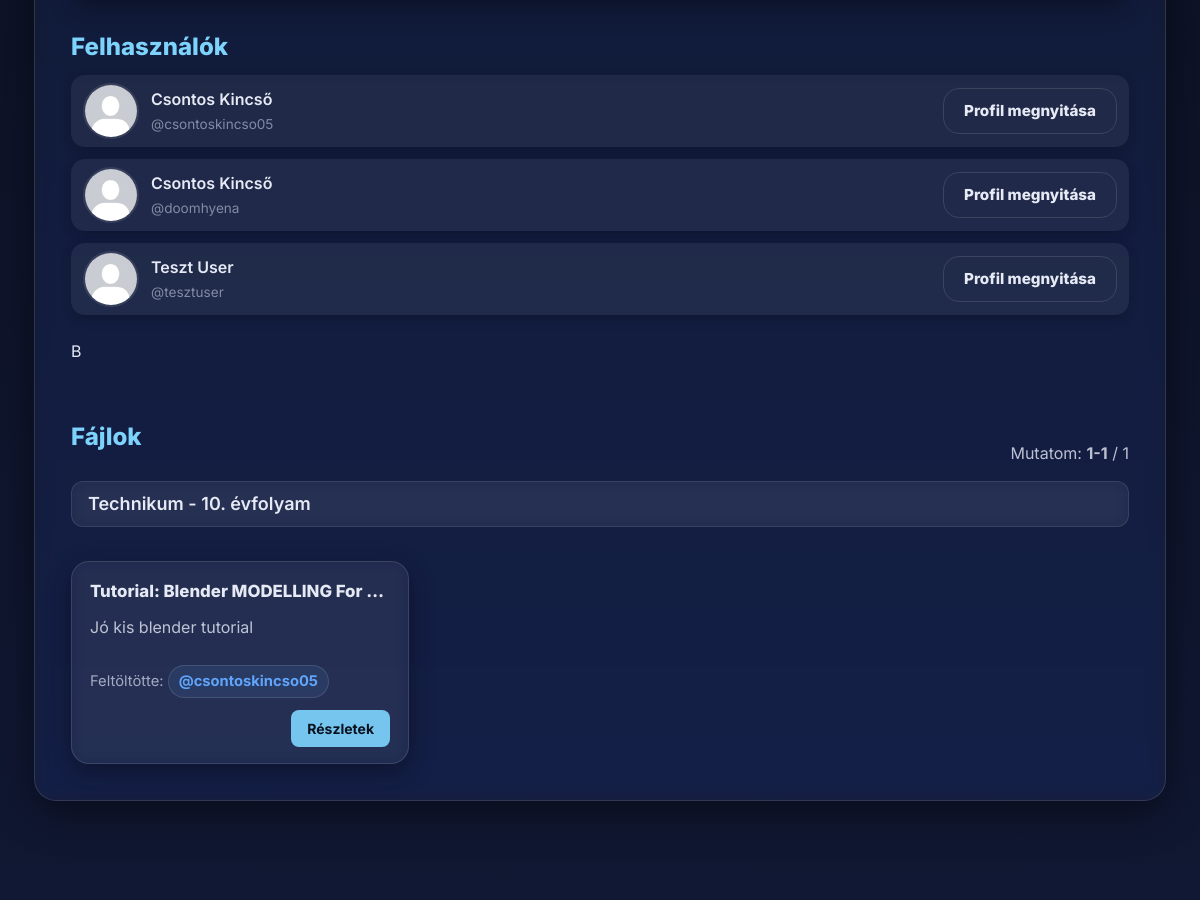
The page /search.php (middle part) on the database as committed earlier.
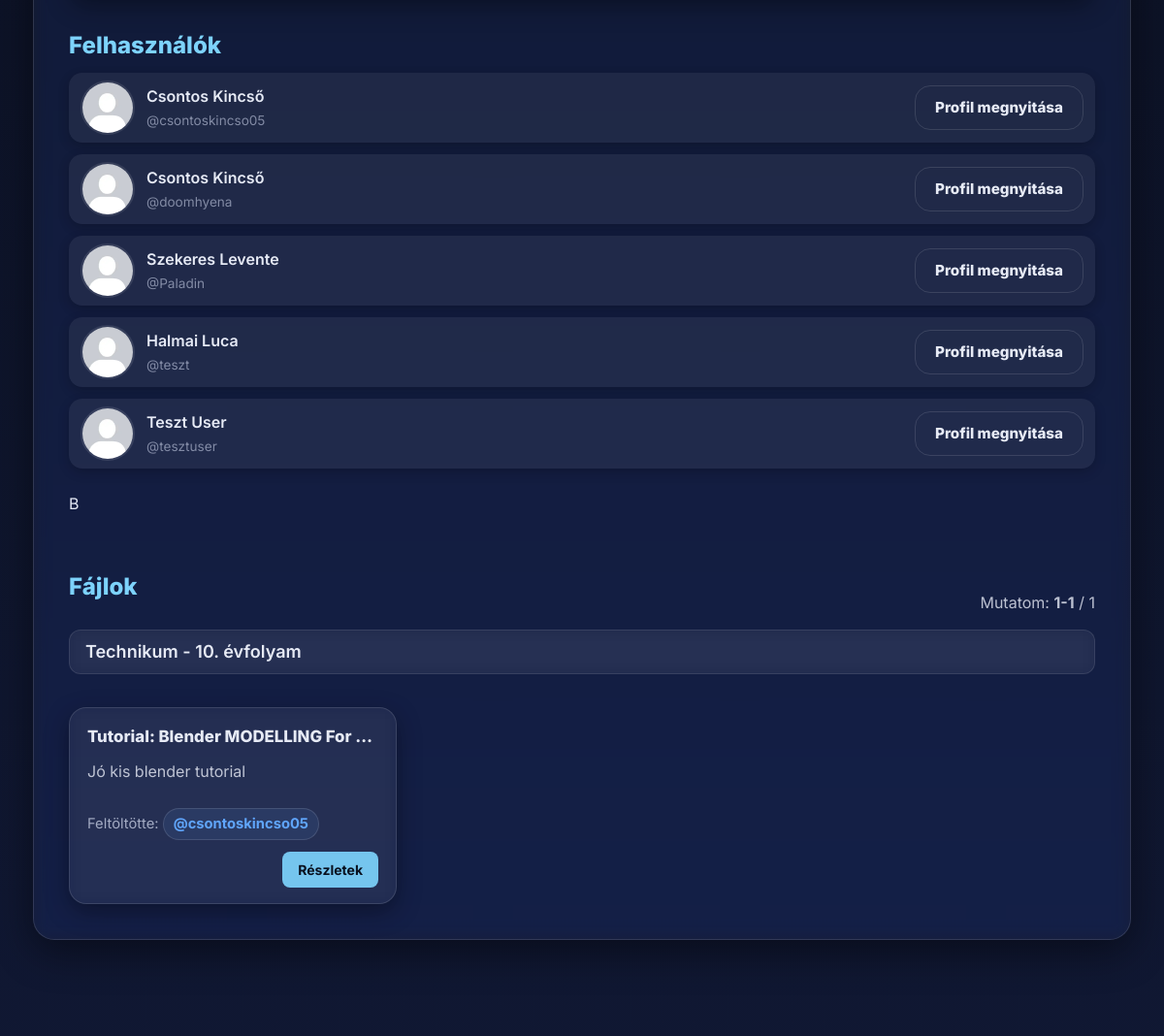
The same page on the database as committed later.
### tables this page shows
CREATE TABLE `users` (
  `id` int(11) NOT NULL,
  `lastname` varchar(100) DEFAULT NULL,
  `firstname` varchar(100) DEFAULT NULL,
  `username` varchar(50) NOT NULL,
  `birthdate` date DEFAULT NULL,
  `gender` varchar(10) DEFAULT NULL,
  `email` varchar(50) NOT NULL,
  `profile_picture` varchar(255) DEFAULT NULL,
  `password` varchar(255) NOT NULL,
  `security_question` varchar(255) NOT NULL,
  `security_answer` varchar(255) NOT NULL,
  `admin` tinyint(1) NOT NULL,
  `teacher` tinyint(1) DEFAULT NULL,
  `registration_date` datetime DEFAULT NULL,
  `language` varchar(5) NOT NULL DEFAULT 'hu',
  `oauth_provider` varchar(20) DEFAULT NULL,
  `oauth_sub` varchar(191) DEFAULT NULL,
  `email_verified` tinyint(1) NOT NULL DEFAULT 0,
  `bio` text DEFAULT NULL,
  `profile_theme` varchar(32) NOT NULL DEFAULT 'default',
  `twofa_enabled` tinyint(1) NOT NULL DEFAULT 0,
  `used_reg_code` varchar(64) DEFAULT NULL,
  `used_reg_code_at` datetime DEFAULT NULL,
  `show_fullname` tinyint(1) NOT NULL DEFAULT 1,
  `show_email` tinyint(1) NOT NULL DEFAULT 0,
  `show_birthdate` tinyint(1) NOT NULL DEFAULT 0
);

CREATE TABLE `files` (
  `id` int(11) NOT NULL,
  `uploaded_by` int(11) DEFAULT NULL,
  `name` varchar(255) NOT NULL,
  `file_name` varchar(255) DEFAULT NULL,
  `description` text DEFAULT NULL,
  `file_path` varchar(1024) DEFAULT NULL,
  `subject` varchar(100) NOT NULL,
  `tags` varchar(255) NOT NULL,
  `tn_name` varchar(255) DEFAULT NULL,
  `file_size` bigint(20) UNSIGNED DEFAULT NULL,
  `download_count` int(11) NOT NULL DEFAULT 0,
  `content_text` longtext DEFAULT NULL,
  `edu_stage` enum('hs','uni') DEFAULT NULL,
  `edu_level` tinyint(4) DEFAULT NULL,
  `external_url` varchar(255) NOT NULL,
  `content_type` enum('file','note') NOT NULL DEFAULT 'file',
  `note_markdown` mediumtext DEFAULT NULL,
  `note_excerpt` varchar(255) DEFAULT NULL
);

### assets/php/lang.php (called while the page is built, shortened)
<?php
    $supported_langs = ['hu', 'en', 'de'];
    if (isset($_GET['lang']) && in_array($_GET['lang'], $supported_langs, true)) {
        $lang = $_GET['lang'];
        $_SESSION['lang'] = $lang;
        if (!headers_sent()) {
            setcookie('lang', $lang, time() + 60*60*24*30, '/');
        }
    } else {
        if (isset($_SESSION['lang']) && in_array($_SESSION['lang'], $supported_langs, true)) {
            $lang = $_SESSION['lang'];
        } elseif (isset($_COOKIE['lang']) && in_array($_COOKIE['lang'], $supported_langs, true)) {
            $lang = $_COOKIE['lang'];
        } else {
            $lang = 'hu';
        }
    }
    $translations = [];
    if ($stmt = $conn->prepare("SELECT t_key, text FROM translations WHERE lang_code = ?")) {
        $stmt->bind_param('s', $lang);
        $stmt->execute();
        $result = $stmt->get_result();
        while ($row = $result->fetch_assoc()) {
            $translations[$row['t_key']] = $row['text'];
        }
    }

### assets/php/functions.php (called while the page is built, shortened)
<?php
    if (!function_exists('db_stmt')) {
        function db_stmt(mysqli $conn, string $sql, string $types = '', array $params = []): mysqli_stmt {
            $stmt = $conn->prepare($sql);
            if ($types !== '' && $params) {
                if (!$stmt->bind_param($types, ...$params)) {
                    db_log_error($conn, 'Paraméterek bind-elése sikertelen', $sql, $params);
                    throw new RuntimeException('Paraméterek bind-elése sikertelen: ' . $stmt->error);
                }
            }
            if (!$stmt->execute()) {
                db_log_error($conn, 'Végrehajtási hiba (execute)', $sql, $params);
                throw new RuntimeException('Végrehajtási hiba (execute): ' . $stmt->error);
            }
            return $stmt;
        }
    }
    if (!function_exists('db_query')) {
        function db_query(mysqli $conn, string $sql, string $types = '', array $params = []): mysqli_result
        {
            $stmt = db_stmt($conn, $sql, $types, $params);
            $result = $stmt->get_result();
            return $result;
        }
    }
    if (!function_exists('t')) {
        function t(string $key, string $fallback = ''): string {
            global $translations;
            if (!empty($translations) && array_key_exists($key, $translations)) {
                return (string)$translations[$key];
            }
            return $fallback !== '' ? $fallback : $key;
        }
    }
    if(!function_exists('strip_accents')) {
        function strip_accents(string $s): string {
            $s = mb_strtolower($s, 'UTF-8');
            $t = @iconv('UTF-8', 'ASCII//TRANSLIT//IGNORE', $s);
            return $t !== false ? $t : $s;
        }
    }
    if (!function_exists('build_snippet')) {
        function build_snippet(string $text, array $needles, int $radius = 90): string {
            $text = trim($text);
            $bestPos = null;
            $len = mb_strlen($text, 'UTF-8');
            if ($bestPos === null) {
                $cut = mb_substr($text, 0, min($len, 200), 'UTF-8');
                return ($len > 200) ? ($cut . '…') : $cut;
            }
            $start = max(0, $bestPos - $radius);
            $end = min($len, $bestPos + $radius + 120);
            $snippet = mb_substr($text, $start, $end - $start, 'UTF-8');
            return $snippet;
        }
    }
    if (!function_exists('highlight_many_html')) {
        function highlight_many_html(string $text, array $needles): string {
            $safe = htmlspecialchars($text, ENT_QUOTES | ENT_SUBSTITUTE, 'UTF-8');
            if (!$needles) return $safe;
            return $safe;
        }
    }

### search.php (the view, shortened to what this page needs)
<?php
    require "assets/php/db.php";
    require_once "assets/php/functions.php";
    $q = trim($_GET['q'] ?? '');
    $scope = strtolower($_GET['scope'] ?? 'all');
    $sort = strtolower($_GET['sort'] ?? 'newest');
    $page = (int)($_GET['page'] ?? 1);
    $perPage = 24;
    $userResult = null;
    if ($scope !== 'files') {
        $where = '';
        $types = '';
        $params = [];
        $order = 'ORDER BY u.username ASC';
        $sqlUsers = "SELECT u.id, u.username, u.firstname, u.lastname, u.profile_picture, u.show_fullname FROM users u $where $order LIMIT 50";
        $userResult = db_query($conn, $sqlUsers, $types, $params);
    }
    $fileResult = null;
    $fileTotal = 0;
    $hasEduStage = false;
    $hasEduLevel = false;
    $columnsRes = $conn->query("SHOW COLUMNS FROM files");
    if ($columnsRes) {
        while ($c = $columnsRes->fetch_assoc()) {
            $col = strtolower($c['Field'] ?? '');
            if ($col === 'edu_stage') $hasEduStage = true;
            if ($col === 'edu_level') $hasEduLevel = true;
        }
    }
    $useEdu = ($hasEduStage && $hasEduLevel);
    if ($scope !== 'users') {
        $whereBase = [];
        $typesBase = '';
        $paramsBase = [];
        $whereSql = $whereBase ? 'WHERE ' . implode(' AND ', $whereBase) : '';
        $sqlCount = "SELECT COUNT(*) AS c FROM files f $whereSql";
        $countRes = db_query($conn, $sqlCount, $typesBase, $paramsBase);
        if ($countRes && $countRes->num_rows) {
            $fileTotal = (int)($countRes->fetch_assoc()['c'] ?? 0);
        }
        $scoreSql = '0 AS score';
        $debugSql = '';
        $orderSql = 'ORDER BY f.id DESC';
        if ($useEdu) {
            if ($sort === 'rating') {
                $orderSql = 'ORDER BY (f.edu_stage IS NULL OR f.edu_level IS NULL) ASC, f.edu_stage ASC, f.edu_level ASC, avg_rating DESC, rating_count DESC, f.id DESC';
            } elseif ($sort === 'relevance' && $q !== '') {
                $orderSql = 'ORDER BY (f.edu_stage IS NULL OR f.edu_level IS NULL) ASC, f.edu_stage ASC, f.edu_level ASC, score DESC, f.id DESC';
            } elseif ($sort === 'oldest') {
                $orderSql = 'ORDER BY (f.edu_stage IS NULL OR f.edu_level IS NULL) ASC, f.edu_stage ASC, f.edu_level ASC, f.id ASC';
            } else {
                $orderSql = 'ORDER BY (f.edu_stage IS NULL OR f.edu_level IS NULL) ASC, f.edu_stage ASC, f.edu_level ASC, f.id DESC';
            }
        }
        $offset = ($page - 1) * $perPage;
        $useKeyset = false;
        $pagingWhereSql = $whereSql;
        $typesPaged = $typesBase;
        $paramsPaged = $paramsBase;
        if ($sort === 'rating') {
            $sqlFiles = "SELECT f.*, $scoreSql $debugSql, IFNULL(AVG(r.rating), 0) AS avg_rating, COUNT(r.id) AS rating_count FROM files f LEFT JOIN ratings r ON r.file_id = f.id $pagingWhereSql GROUP BY f.id $orderSql LIMIT ?";
            $typesPaged .= 'i';
            $paramsPaged[] = $perPage;
        } else {
            $sqlFiles = "SELECT f.*, $scoreSql $debugSql FROM files f $pagingWhereSql $orderSql LIMIT ?";
            $typesPaged .= 'i';
            $paramsPaged[] = $perPage;
        }
        if (!$useKeyset) {
            $sqlFiles .= " OFFSET ?";
            $typesPaged .= 'i';
            $paramsPaged[] = $offset;
        }
        $fileResultQ = db_query($conn, $sqlFiles, $typesPaged, $paramsPaged);
        $fileResult = null;
        if ($fileResultQ) {
            $buffered = [];
            while ($row = $fileResultQ->fetch_assoc()) {
                $buffered[] = $row;
            }
            $fileResult = $buffered;
        }
    }
    require "assets/php/lang.php";
?>
<!DOCTYPE html>
<html lang="<?= htmlspecialchars($lang) ?>">
<head>
    <link rel="stylesheet" href="assets/css/styles.css">
    <script src="https://cdn.jsdelivr.net/npm/@tailwindcss/browser@4"></script>
</head>
<body>
<div class="content-wrapper w-full">
    <?php include "assets/php/ads.php"; ?>
    <div class="main w-full max-w-6xl mx-auto px-4 md:px-6 lg:px-8 py-6">
        <?php if ($userResult && $userResult->num_rows > 0): ?>
            <h3 class="text-xl md:text-2xl mb-4"><?= htmlspecialchars(t('result_users', 'Felhasználók')) ?></h3>
            <div class="list-compact flex flex-col gap-3 mb-6">
                <?php while ($u = $userResult->fetch_assoc()):
                    $usernameRaw = $u['username'];
                    $username = htmlspecialchars($usernameRaw);
                    $fullname = ((int)($u['show_fullname'] ?? 0) === 1)
                        ? htmlspecialchars(trim(($u['lastname'] ?? '').' '.($u['firstname'] ?? '')))
                        : '';
                    $pfp = "assets/img/default_profile_picture.jpg";
                ?>
                    <article class="mini-card flex items-center gap-3 p-3 rounded-lg bg-white/5 border border-white/10">
                        <img src="<?= htmlspecialchars($pfp) ?>" alt="" class="w-12 h-12 md:w-14 md:h-14 rounded-full object-cover border-2 border-white/10 flex-shrink-0">
                        <div class="mini-main flex-1 min-w-0">
                            <h4 class="mini-title text-base md:text-lg font-semibold truncate"><?= $fullname ?: '@'.$username ?></h4>
                            <p class="mini-meta text-sm md:text-base opacity-75 truncate">@<?= $username ?></p>
                        </div>
                        <a href="profile.php?username=<?= urlencode($usernameRaw) ?>"
                           class="btn-ghost text-sm md:text-base flex-shrink-0"
                           title="<?= htmlspecialchars(t('open_profile', 'Profil megnyitása')) ?>">
                            <?= htmlspecialchars(t('open_profile', 'Profil megnyitása')) ?>
                        </a>
                    </article>
                <?php endwhile; ?>
            </div>
        <?php endif; ?>
        <?php if (is_array($fileResult) && count($fileResult) > 0): ?>B
            <div class="flex flex-wrap items-end justify-between gap-3 mt-6 md:mt-8 mb-4">
                <h3 class="text-xl md:text-2xl"><?= htmlspecialchars(t('result_files', 'Fájlok')) ?></h3>
                <?php
                    $showFrom = ($page - 1) * $perPage + 1;
                    $showTo   = min($fileTotal, $page * $perPage);
                    $needlesForUi = $GLOBALS['__search_tokens'] ?? [];
                ?>
                <div class="text-sm md:text-base opacity-80">
                    <?= sprintf(t('search_results_showing_fmt', 'Mutatom: <strong>%d-%d</strong> / %d'), (int)$showFrom, (int)$showTo, (int)$fileTotal) ?>
                </div>
            </div>
            <?php
                $currentEduHeader = '__init__';
                $renderEduHeader = function($s, $l) {
                    if ($s === null || $l === null || $s === '' || $l === '') return t('search_edu_none', 'Nincs megadva');
                    $l = (int)$l;
                    if ($s === 'hs') return sprintf(t('search_edu_hs_fmt', 'Technikum - %d. évfolyam'), $l);
                    if ($s === 'uni') return sprintf(t('search_edu_uni_fmt', 'Egyetem - %d. félév'), $l);
                    return t('search_edu_none', 'Nincs megadva');
                };
            ?>
            <div class="content-grid grid grid-cols-1 md:grid-cols-2 lg:grid-cols-3 gap-4 md:gap-6">
                <?php foreach ($fileResult as $f):
                    $uploaderQ = db_query($conn, "SELECT username FROM users WHERE id = ?", "i", [(int)($f['uploaded_by'] ?? 0)]);
                    $uploader  = $uploaderQ && $uploaderQ->num_rows ? $uploaderQ->fetch_assoc()['username'] : null;
                    $stVal = ($useEdu ? ($f['edu_stage'] ?? null) : null);
                    $lvVal = ($useEdu ? ($f['edu_level'] ?? null) : null);
                    $eduKey = ($useEdu ? (($stVal === null || $lvVal === null) ? '__null__' : ((string)$stVal . '-' . (string)$lvVal)) : '__nogroup__');
                    if ($useEdu && $eduKey !== $currentEduHeader):
                        $currentEduHeader = $eduKey;
                ?>
                        <div class="md:col-span-2 lg:col-span-3">
                            <div class="sticky top-0 z-10 mb-3 rounded-xl bg-white/5 backdrop-blur border border-white/10 px-4 py-2">
                                <h4 class="text-base md:text-lg font-semibold">
                                    <?= htmlspecialchars($renderEduHeader($stVal, $lvVal)) ?>
                                </h4>
                            </div>
                        </div>
                    <?php endif; ?>
                    <article class="card p-4 break-words flex flex-col">
                        <h4 class="entry-title text-lg md:text-xl mb-2 truncate">
                            <?= highlight_many_html($f['name'] ?? '', $needlesForUi) ?>
                        </h4>
                        <?php if (!empty($f['description'])):
                            $snippet = build_snippet((string)$f['description'], $needlesForUi, 90);
                        ?>
                            <p class="text-sm md:text-base opacity-80 mb-3 line-clamp-3">
                                <?= highlight_many_html($snippet, $needlesForUi) ?>
                            </p>
                        <?php endif; ?>
                        <?php if ($uploader): ?>
                            <p class="entry-meta text-sm md:text-base mb-4">
                                <?= htmlspecialchars(t('label_uploaded_by', 'Feltöltötte:')) ?>
                                <a class="uploader-name" href="profile.php?username=<?= urlencode($uploader) ?>">
                                    @<?= htmlspecialchars($uploader) ?>
                                </a>
                            </p>
                        <?php endif; ?>
                        <div class="mt-auto flex flex-wrap gap-2 items-center">
                            <a class="note-link text-sm md:text-base ml-auto" href="note.php?id=<?= (int)$f['id'] ?>">
                                <?= htmlspecialchars(t('btn_details', 'Részletek')) ?>
                            </a>
                        </div>
                    </article>
                <?php endforeach; ?>
            </div>
        <?php endif; ?>
    </div>
</div>
</body>
</html>

Rows that differ between the two databases and show on the page:
added users: show_fullname+lastname+firstname "Szekeres Levente", username "Paladin"
added users: show_fullname+lastname+firstname "Halmai Luca", username "teszt"
